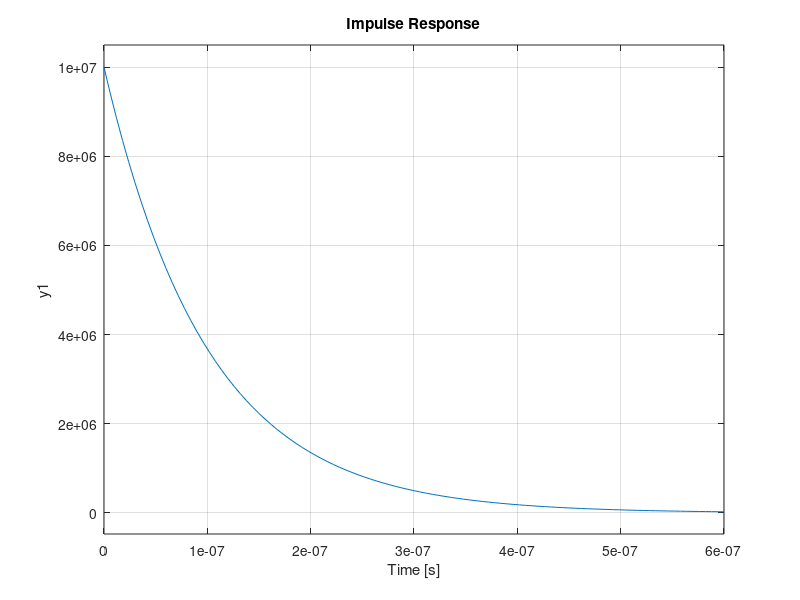

Source code (MATLAB): (Note: this script raises an error after producing the figure.)
clc, clear, close all;
% filtro RC 1er orden
R = 10e3;
C = 10e-12;
Y = 1;
X = [R*C 1];
filtroRC = tf(Y, X);
step(filtroRC);
impulse(filtroRC);
ltiview(filtroRC);